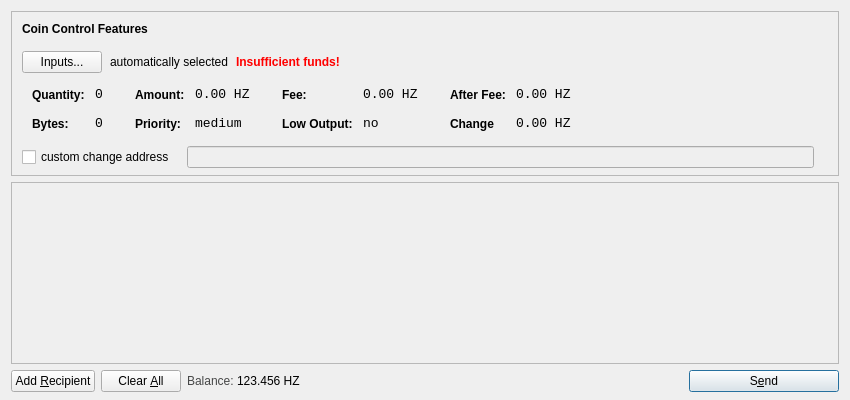
<?xml version="1.0" encoding="UTF-8"?>
<ui version="4.0">
 <class>SendCoinsDialog</class>
 <widget class="QDialog" name="SendCoinsDialog">
  <property name="geometry">
   <rect>
    <x>0</x>
    <y>0</y>
    <width>850</width>
    <height>400</height>
   </rect>
  </property>
  <property name="windowTitle">
   <string>Send Coins</string>
  </property>
  <layout class="QVBoxLayout" name="verticalLayout" stretch="0,1,0">
   <property name="bottomMargin">
    <number>8</number>
   </property>
   <item>
    <widget class="QFrame" name="frameCoinControl">
     <property name="sizePolicy">
      <sizepolicy hsizetype="Expanding" vsizetype="Expanding">
       <horstretch>0</horstretch>
       <verstretch>0</verstretch>
      </sizepolicy>
     </property>
     <property name="maximumSize">
      <size>
       <width>16777215</width>
       <height>16777215</height>
      </size>
     </property>
     <property name="frameShape">
      <enum>QFrame::StyledPanel</enum>
     </property>
     <property name="frameShadow">
      <enum>QFrame::Sunken</enum>
     </property>
     <layout class="QVBoxLayout" name="verticalLayoutCoinControl2">
      <property name="spacing">
       <number>6</number>
      </property>
      <property name="leftMargin">
       <number>0</number>
      </property>
      <property name="topMargin">
       <number>0</number>
      </property>
      <property name="rightMargin">
       <number>0</number>
      </property>
      <property name="bottomMargin">
       <number>6</number>
      </property>
      <item>
       <layout class="QVBoxLayout" name="verticalLayoutCoinControl" stretch="0,0,0,0,1">
        <property name="spacing">
         <number>0</number>
        </property>
        <property name="leftMargin">
         <number>10</number>
        </property>
        <property name="topMargin">
         <number>10</number>
        </property>
        <item>
         <layout class="QHBoxLayout" name="horizontalLayoutCoinControl1">
          <property name="bottomMargin">
           <number>15</number>
          </property>
          <item>
           <widget class="QLabel" name="labelCoinControlFeatures">
            <property name="sizePolicy">
             <sizepolicy hsizetype="Preferred" vsizetype="Maximum">
              <horstretch>0</horstretch>
              <verstretch>0</verstretch>
             </sizepolicy>
            </property>
            <property name="font">
             <font>
              <weight>75</weight>
              <bold>true</bold>
             </font>
            </property>
            <property name="styleSheet">
             <string notr="true">font-weight:bold;</string>
            </property>
            <property name="text">
             <string>Coin Control Features</string>
            </property>
           </widget>
          </item>
         </layout>
        </item>
        <item>
         <layout class="QHBoxLayout" name="horizontalLayoutCoinControl2" stretch="0,0,0,0">
          <property name="spacing">
           <number>8</number>
          </property>
          <property name="bottomMargin">
           <number>10</number>
          </property>
          <item>
           <widget class="QPushButton" name="pushButtonCoinControl">
            <property name="styleSheet">
             <string notr="true"/>
            </property>
            <property name="text">
             <string>Inputs...</string>
            </property>
           </widget>
          </item>
          <item>
           <widget class="QLabel" name="labelCoinControlAutomaticallySelected">
            <property name="text">
             <string>automatically selected</string>
            </property>
            <property name="margin">
             <number>5</number>
            </property>
           </widget>
          </item>
          <item>
           <widget class="QLabel" name="labelCoinControlInsuffFunds">
            <property name="font">
             <font>
              <weight>75</weight>
              <bold>true</bold>
             </font>
            </property>
            <property name="styleSheet">
             <string notr="true">color:red;font-weight:bold;</string>
            </property>
            <property name="text">
             <string>Insufficient funds!</string>
            </property>
            <property name="margin">
             <number>5</number>
            </property>
           </widget>
          </item>
          <item>
           <spacer name="horizontalSpacerCoinControl">
            <property name="orientation">
             <enum>Qt::Horizontal</enum>
            </property>
            <property name="sizeHint" stdset="0">
             <size>
              <width>40</width>
              <height>1</height>
             </size>
            </property>
           </spacer>
          </item>
         </layout>
        </item>
        <item>
         <widget class="QWidget" name="widgetCoinControl" native="true">
          <property name="sizePolicy">
           <sizepolicy hsizetype="Preferred" vsizetype="Preferred">
            <horstretch>0</horstretch>
            <verstretch>0</verstretch>
           </sizepolicy>
          </property>
          <property name="minimumSize">
           <size>
            <width>0</width>
            <height>0</height>
           </size>
          </property>
          <property name="styleSheet">
           <string notr="true"/>
          </property>
          <layout class="QHBoxLayout" name="horizontalLayoutCoinControl5">
           <property name="margin">
            <number>0</number>
           </property>
           <item>
            <layout class="QHBoxLayout" name="horizontalLayoutCoinControl3" stretch="0,0,0,1">
             <property name="spacing">
              <number>20</number>
             </property>
             <property name="topMargin">
              <number>0</number>
             </property>
             <property name="bottomMargin">
              <number>10</number>
             </property>
             <item>
              <layout class="QFormLayout" name="formLayoutCoinControl1">
               <property name="horizontalSpacing">
                <number>10</number>
               </property>
               <property name="verticalSpacing">
                <number>14</number>
               </property>
               <property name="leftMargin">
                <number>10</number>
               </property>
               <property name="topMargin">
                <number>4</number>
               </property>
               <property name="rightMargin">
                <number>6</number>
               </property>
               <item row="0" column="0">
                <widget class="QLabel" name="labelCoinControlQuantityText">
                 <property name="styleSheet">
                  <string notr="true">font-weight:bold;</string>
                 </property>
                 <property name="text">
                  <string>Quantity:</string>
                 </property>
                 <property name="margin">
                  <number>0</number>
                 </property>
                </widget>
               </item>
               <item row="0" column="1">
                <widget class="QLabel" name="labelCoinControlQuantity">
                 <property name="font">
                  <font>
                   <family>Monospace</family>
                   <pointsize>10</pointsize>
                  </font>
                 </property>
                 <property name="cursor">
                  <cursorShape>IBeamCursor</cursorShape>
                 </property>
                 <property name="contextMenuPolicy">
                  <enum>Qt::ActionsContextMenu</enum>
                 </property>
                 <property name="text">
                  <string>0</string>
                 </property>
                 <property name="margin">
                  <number>0</number>
                 </property>
                 <property name="textInteractionFlags">
                  <set>Qt::LinksAccessibleByMouse|Qt::TextSelectableByKeyboard|Qt::TextSelectableByMouse</set>
                 </property>
                </widget>
               </item>
               <item row="1" column="0">
                <widget class="QLabel" name="labelCoinControlBytesText">
                 <property name="styleSheet">
                  <string notr="true">font-weight:bold;</string>
                 </property>
                 <property name="text">
                  <string>Bytes:</string>
                 </property>
                </widget>
               </item>
               <item row="1" column="1">
                <widget class="QLabel" name="labelCoinControlBytes">
                 <property name="font">
                  <font>
                   <family>Monospace</family>
                   <pointsize>10</pointsize>
                  </font>
                 </property>
                 <property name="cursor">
                  <cursorShape>IBeamCursor</cursorShape>
                 </property>
                 <property name="contextMenuPolicy">
                  <enum>Qt::ActionsContextMenu</enum>
                 </property>
                 <property name="text">
                  <string>0</string>
                 </property>
                 <property name="textInteractionFlags">
                  <set>Qt::LinksAccessibleByMouse|Qt::TextSelectableByKeyboard|Qt::TextSelectableByMouse</set>
                 </property>
                </widget>
               </item>
              </layout>
             </item>
             <item>
              <layout class="QFormLayout" name="formLayoutCoinControl2">
               <property name="horizontalSpacing">
                <number>10</number>
               </property>
               <property name="verticalSpacing">
                <number>14</number>
               </property>
               <property name="leftMargin">
                <number>6</number>
               </property>
               <property name="topMargin">
                <number>4</number>
               </property>
               <property name="rightMargin">
                <number>6</number>
               </property>
               <item row="0" column="0">
                <widget class="QLabel" name="labelCoinControlAmountText">
                 <property name="styleSheet">
                  <string notr="true">font-weight:bold;</string>
                 </property>
                 <property name="text">
                  <string>Amount:</string>
                 </property>
                 <property name="margin">
                  <number>0</number>
                 </property>
                </widget>
               </item>
               <item row="0" column="1">
                <widget class="QLabel" name="labelCoinControlAmount">
                 <property name="font">
                  <font>
                   <family>Monospace</family>
                   <pointsize>10</pointsize>
                  </font>
                 </property>
                 <property name="cursor">
                  <cursorShape>IBeamCursor</cursorShape>
                 </property>
                 <property name="contextMenuPolicy">
                  <enum>Qt::ActionsContextMenu</enum>
                 </property>
                 <property name="text">
                  <string>0.00 HZ</string>
                 </property>
                 <property name="textInteractionFlags">
                  <set>Qt::LinksAccessibleByMouse|Qt::TextSelectableByKeyboard|Qt::TextSelectableByMouse</set>
                 </property>
                </widget>
               </item>
               <item row="1" column="0">
                <widget class="QLabel" name="labelCoinControlPriorityText">
                 <property name="styleSheet">
                  <string notr="true">font-weight:bold;</string>
                 </property>
                 <property name="text">
                  <string>Priority:</string>
                 </property>
                </widget>
               </item>
               <item row="1" column="1">
                <widget class="QLabel" name="labelCoinControlPriority">
                 <property name="font">
                  <font>
                   <family>Monospace</family>
                   <pointsize>10</pointsize>
                  </font>
                 </property>
                 <property name="cursor">
                  <cursorShape>IBeamCursor</cursorShape>
                 </property>
                 <property name="contextMenuPolicy">
                  <enum>Qt::ActionsContextMenu</enum>
                 </property>
                 <property name="text">
                  <string>medium</string>
                 </property>
                 <property name="textInteractionFlags">
                  <set>Qt::LinksAccessibleByMouse|Qt::TextSelectableByKeyboard|Qt::TextSelectableByMouse</set>
                 </property>
                </widget>
               </item>
              </layout>
             </item>
             <item>
              <layout class="QFormLayout" name="formLayoutCoinControl3">
               <property name="horizontalSpacing">
                <number>10</number>
               </property>
               <property name="verticalSpacing">
                <number>14</number>
               </property>
               <property name="leftMargin">
                <number>6</number>
               </property>
               <property name="topMargin">
                <number>4</number>
               </property>
               <property name="rightMargin">
                <number>6</number>
               </property>
               <item row="0" column="0">
                <widget class="QLabel" name="labelCoinControlFeeText">
                 <property name="styleSheet">
                  <string notr="true">font-weight:bold;</string>
                 </property>
                 <property name="text">
                  <string>Fee:</string>
                 </property>
                 <property name="margin">
                  <number>0</number>
                 </property>
                </widget>
               </item>
               <item row="0" column="1">
                <widget class="QLabel" name="labelCoinControlFee">
                 <property name="font">
                  <font>
                   <family>Monospace</family>
                   <pointsize>10</pointsize>
                  </font>
                 </property>
                 <property name="cursor">
                  <cursorShape>IBeamCursor</cursorShape>
                 </property>
                 <property name="contextMenuPolicy">
                  <enum>Qt::ActionsContextMenu</enum>
                 </property>
                 <property name="text">
                  <string>0.00 HZ</string>
                 </property>
                 <property name="textInteractionFlags">
                  <set>Qt::LinksAccessibleByMouse|Qt::TextSelectableByKeyboard|Qt::TextSelectableByMouse</set>
                 </property>
                </widget>
               </item>
               <item row="1" column="0">
                <widget class="QLabel" name="labelCoinControlLowOutputText">
                 <property name="styleSheet">
                  <string notr="true">font-weight:bold;</string>
                 </property>
                 <property name="text">
                  <string>Low Output:</string>
                 </property>
                </widget>
               </item>
               <item row="1" column="1">
                <widget class="QLabel" name="labelCoinControlLowOutput">
                 <property name="font">
                  <font>
                   <family>Monospace</family>
                   <pointsize>10</pointsize>
                  </font>
                 </property>
                 <property name="cursor">
                  <cursorShape>IBeamCursor</cursorShape>
                 </property>
                 <property name="contextMenuPolicy">
                  <enum>Qt::ActionsContextMenu</enum>
                 </property>
                 <property name="text">
                  <string>no</string>
                 </property>
                 <property name="textInteractionFlags">
                  <set>Qt::LinksAccessibleByMouse|Qt::TextSelectableByKeyboard|Qt::TextSelectableByMouse</set>
                 </property>
                </widget>
               </item>
              </layout>
             </item>
             <item>
              <layout class="QFormLayout" name="formLayoutCoinControl4">
               <property name="horizontalSpacing">
                <number>10</number>
               </property>
               <property name="verticalSpacing">
                <number>14</number>
               </property>
               <property name="leftMargin">
                <number>6</number>
               </property>
               <property name="topMargin">
                <number>4</number>
               </property>
               <property name="rightMargin">
                <number>6</number>
               </property>
               <item row="0" column="0">
                <widget class="QLabel" name="labelCoinControlAfterFeeText">
                 <property name="styleSheet">
                  <string notr="true">font-weight:bold;</string>
                 </property>
                 <property name="text">
                  <string>After Fee:</string>
                 </property>
                 <property name="margin">
                  <number>0</number>
                 </property>
                </widget>
               </item>
               <item row="0" column="1">
                <widget class="QLabel" name="labelCoinControlAfterFee">
                 <property name="font">
                  <font>
                   <family>Monospace</family>
                   <pointsize>10</pointsize>
                  </font>
                 </property>
                 <property name="cursor">
                  <cursorShape>IBeamCursor</cursorShape>
                 </property>
                 <property name="contextMenuPolicy">
                  <enum>Qt::ActionsContextMenu</enum>
                 </property>
                 <property name="text">
                  <string>0.00 HZ</string>
                 </property>
                 <property name="textInteractionFlags">
                  <set>Qt::LinksAccessibleByMouse|Qt::TextSelectableByKeyboard|Qt::TextSelectableByMouse</set>
                 </property>
                </widget>
               </item>
               <item row="1" column="0">
                <widget class="QLabel" name="labelCoinControlChangeText">
                 <property name="styleSheet">
                  <string notr="true">font-weight:bold;</string>
                 </property>
                 <property name="text">
                  <string>Change</string>
                 </property>
                </widget>
               </item>
               <item row="1" column="1">
                <widget class="QLabel" name="labelCoinControlChange">
                 <property name="font">
                  <font>
                   <family>Monospace</family>
                   <pointsize>10</pointsize>
                  </font>
                 </property>
                 <property name="cursor">
                  <cursorShape>IBeamCursor</cursorShape>
                 </property>
                 <property name="contextMenuPolicy">
                  <enum>Qt::ActionsContextMenu</enum>
                 </property>
                 <property name="text">
                  <string>0.00 HZ</string>
                 </property>
                 <property name="textInteractionFlags">
                  <set>Qt::LinksAccessibleByMouse|Qt::TextSelectableByKeyboard|Qt::TextSelectableByMouse</set>
                 </property>
                </widget>
               </item>
              </layout>
             </item>
            </layout>
           </item>
          </layout>
         </widget>
        </item>
        <item>
         <layout class="QHBoxLayout" name="horizontalLayoutCoinControl4" stretch="0,0,0">
          <property name="spacing">
           <number>12</number>
          </property>
          <property name="sizeConstraint">
           <enum>QLayout::SetDefaultConstraint</enum>
          </property>
          <property name="topMargin">
           <number>5</number>
          </property>
          <property name="rightMargin">
           <number>5</number>
          </property>
          <item>
           <widget class="QCheckBox" name="checkBoxCoinControlChange">
            <property name="text">
             <string>custom change address</string>
            </property>
           </widget>
          </item>
          <item>
           <widget class="QLineEdit" name="lineEditCoinControlChange">
            <property name="enabled">
             <bool>false</bool>
            </property>
            <property name="sizePolicy">
             <sizepolicy hsizetype="Expanding" vsizetype="Fixed">
              <horstretch>0</horstretch>
              <verstretch>0</verstretch>
             </sizepolicy>
            </property>
           </widget>
          </item>
          <item>
           <widget class="QLabel" name="labelCoinControlChangeLabel">
            <property name="sizePolicy">
             <sizepolicy hsizetype="Preferred" vsizetype="Expanding">
              <horstretch>0</horstretch>
              <verstretch>0</verstretch>
             </sizepolicy>
            </property>
            <property name="minimumSize">
             <size>
              <width>0</width>
              <height>0</height>
             </size>
            </property>
            <property name="text">
             <string/>
            </property>
            <property name="margin">
             <number>3</number>
            </property>
           </widget>
          </item>
         </layout>
        </item>
        <item>
         <spacer name="verticalSpacerCoinControl">
          <property name="orientation">
           <enum>Qt::Vertical</enum>
          </property>
          <property name="sizeHint" stdset="0">
           <size>
            <width>800</width>
            <height>1</height>
           </size>
          </property>
         </spacer>
        </item>
       </layout>
      </item>
     </layout>
    </widget>
   </item>
   <item>
    <widget class="QScrollArea" name="scrollArea">
     <property name="widgetResizable">
      <bool>true</bool>
     </property>
     <widget class="QWidget" name="scrollAreaWidgetContents">
      <property name="geometry">
       <rect>
        <x>0</x>
        <y>0</y>
        <width>830</width>
        <height>156</height>
       </rect>
      </property>
      <layout class="QVBoxLayout" name="verticalLayout_2">
       <property name="margin">
        <number>0</number>
       </property>
       <item>
        <layout class="QVBoxLayout" name="entries">
         <property name="spacing">
          <number>6</number>
         </property>
        </layout>
       </item>
       <item>
        <spacer name="verticalSpacer">
         <property name="orientation">
          <enum>Qt::Vertical</enum>
         </property>
         <property name="sizeHint" stdset="0">
          <size>
           <width>20</width>
           <height>40</height>
          </size>
         </property>
        </spacer>
       </item>
      </layout>
     </widget>
    </widget>
   </item>
   <item>
    <layout class="QHBoxLayout" name="horizontalLayout">
     <item>
      <widget class="QPushButton" name="addButton">
       <property name="toolTip">
        <string>Send to multiple recipients at once</string>
       </property>
       <property name="text">
        <string>Add &amp;Recipient</string>
       </property>
       <property name="icon">
        <iconset resource="../bitcoin.qrc">
         <normaloff>:/icons/add</normaloff>:/icons/add</iconset>
       </property>
       <property name="autoDefault">
        <bool>false</bool>
       </property>
      </widget>
     </item>
     <item>
      <widget class="QPushButton" name="clearButton">
       <property name="sizePolicy">
        <sizepolicy hsizetype="Minimum" vsizetype="Fixed">
         <horstretch>0</horstretch>
         <verstretch>0</verstretch>
        </sizepolicy>
       </property>
       <property name="toolTip">
        <string>Remove all transaction fields</string>
       </property>
       <property name="text">
        <string>Clear &amp;All</string>
       </property>
       <property name="icon">
        <iconset resource="../bitcoin.qrc">
         <normaloff>:/icons/remove</normaloff>:/icons/remove</iconset>
       </property>
       <property name="autoRepeatDelay">
        <number>300</number>
       </property>
       <property name="autoDefault">
        <bool>false</bool>
       </property>
      </widget>
     </item>
     <item>
      <layout class="QHBoxLayout" name="horizontalLayout_2">
       <property name="spacing">
        <number>3</number>
       </property>
       <item>
        <widget class="QLabel" name="label">
         <property name="sizePolicy">
          <sizepolicy hsizetype="Preferred" vsizetype="Fixed">
           <horstretch>0</horstretch>
           <verstretch>0</verstretch>
          </sizepolicy>
         </property>
         <property name="styleSheet">
          <string notr="true">#label { color: #464747; }</string>
         </property>
         <property name="text">
          <string>Balance:</string>
         </property>
        </widget>
       </item>
       <item>
        <widget class="QLabel" name="labelBalance">
         <property name="sizePolicy">
          <sizepolicy hsizetype="Preferred" vsizetype="Fixed">
           <horstretch>0</horstretch>
           <verstretch>0</verstretch>
          </sizepolicy>
         </property>
         <property name="cursor">
          <cursorShape>IBeamCursor</cursorShape>
         </property>
         <property name="styleSheet">
          <string notr="true">#label { color: #464747; }</string>
         </property>
         <property name="text">
          <string>123.456 HZ</string>
         </property>
         <property name="textInteractionFlags">
          <set>Qt::LinksAccessibleByMouse|Qt::TextSelectableByKeyboard|Qt::TextSelectableByMouse</set>
         </property>
        </widget>
       </item>
      </layout>
     </item>
     <item>
      <spacer name="horizontalSpacer">
       <property name="orientation">
        <enum>Qt::Horizontal</enum>
       </property>
       <property name="sizeHint" stdset="0">
        <size>
         <width>40</width>
         <height>20</height>
        </size>
       </property>
      </spacer>
     </item>
     <item>
      <widget class="QPushButton" name="sendButton">
       <property name="minimumSize">
        <size>
         <width>150</width>
         <height>0</height>
        </size>
       </property>
       <property name="toolTip">
        <string>Confirm the send action</string>
       </property>
       <property name="text">
        <string>S&amp;end</string>
       </property>
       <property name="icon">
        <iconset resource="../bitcoin.qrc">
         <normaloff>:/icons/send</normaloff>:/icons/send</iconset>
       </property>
       <property name="default">
        <bool>true</bool>
       </property>
      </widget>
     </item>
    </layout>
   </item>
  </layout>
 </widget>
 <resources>
  <include location="../bitcoin.qrc"/>
 </resources>
 <connections/>
</ui>
